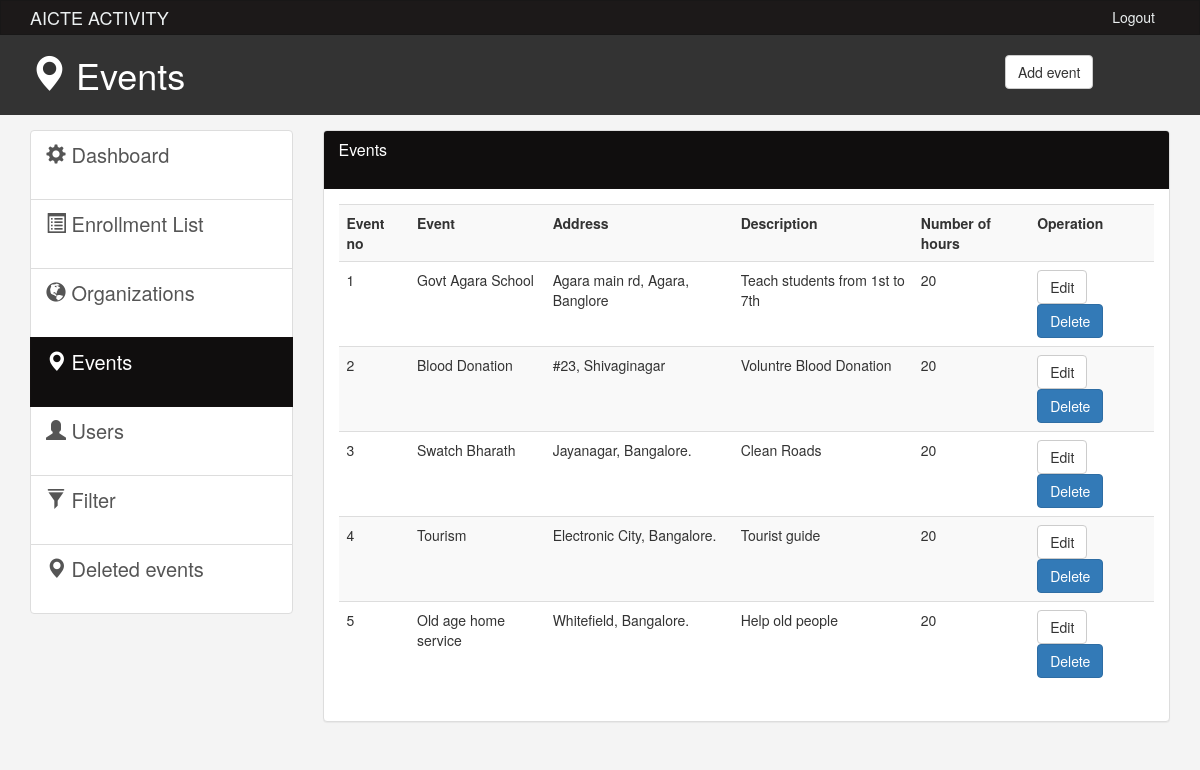
The page /admin/events.php on the database its author committed.
### tables this page shows
CREATE TABLE `event` (
  `id` int(1) NOT NULL,
  `name` varchar(25) NOT NULL,
  `address` varchar(100) NOT NULL,
  `description` varchar(200) NOT NULL,
  `points` int(5) NOT NULL
);

### admin/events.php (the view, shortened to what this page needs)
<!DOCTYPE html>
<html lang="en">
  <head>
    <link href="css/bootstrap.min.css?v=<?php echo time(); ?>" rel="stylesheet">
    <link href="css/style.css?v=<?php echo time(); ?>" rel="stylesheet">
  </head>
  <body>
    <nav class="navbar navbar-default">
      <div class="container">
        <div class="navbar-header">
          <a class="navbar-brand" href="#">AICTE ACTIVITY</a>
        </div>
        <div id="navbar" class="collapse navbar-collapse">
          <ul class="nav navbar-nav navbar-right">
            <li><a href="../login.php">Logout</a></li>
          </ul>
        </div>
      </div>
    </nav>
    <header id="header">
      <div class="container">
        <div class="row">
          <div class="col-md-10">
            <h1><span class="glyphicon glyphicon-map-marker" aria-hidden="true"></span> Events</h1>
            </div>
            <div class="col-md-2">
              <div class="dropdown create">
                <button class="btn btn-default" type="button" data-toggle="modal" data-target="#addPage" >
                  Add event</button>
                </div>
        </div>
      </div>
    </header>
    <section id="main">
      <div class="container">
        <div class="row">
          <div class="col-md-3">
            <div class="list-group">
              <a href="index.php" class="list-group-item ">
                <span class="glyphicon glyphicon-cog" aria-hidden="true"></span> Dashboard
              </a>
              <a href="bookings_list.php" class="list-group-item"><span class="glyphicon glyphicon-list-alt" aria-hidden="true"></span> Enrollment List </a>
              <a href="organizations.php" class="list-group-item"><span class="glyphicon glyphicon-globe" aria-hidden="true"></span> Organizations </a>
              <a href="events.php" class="list-group-item active main-color-bg"><span class="glyphicon glyphicon-map-marker" aria-hidden="true"></span> Events </a>
              <a href="users.php" class="list-group-item"><span class="glyphicon glyphicon-user" aria-hidden="true"></span> Users </a>
              <a href="filter.php" class="list-group-item"><span class="glyphicon glyphicon-filter" aria-hidden="true"></span> Filter </a>
              <a href="event_logs.php" class="list-group-item"><span class="glyphicon glyphicon-map-marker" aria-hidden="true"></span> Deleted events </a>
          </div>
          </div>
          <div class="col-md-9">
            <div class="panel panel-default">
              <div class="panel-heading main-color-bg">
                <h3 class="panel-title">Events</h3><br>
              </div>
              <div class="panel-body">
                <table class="table table-striped table-hover">
                      <tr>
                        <th>Event no</th>
                        <th>Event</th>
                        <th>Address</th>
                        <th>Description</th>
                        <th>Number of hours</th>
                        <th>Operation</th>
                      </tr>
                      <?php  include('../connection.php'); ?>
                      <?php
                       $sql="SELECT * from `event`;";
                       $res = mysqli_query ($data, $sql);
                       $i=1;
                       while($row = mysqli_fetch_array($res)){
                        echo "<tr>";
                        echo "<td>"; echo $i++; echo" </td>";
                        echo "<td>"; echo $row["name"]; echo" </td>";
                        echo "<td>"; echo $row["address"]; echo" </td>";
                        echo "<td>"; echo $row["description"]; echo" </td>";
                        echo "<td>"; echo $row["points"]; echo" </td>";
                        $id =  $row["id"];
                        echo "<td>"; echo "<a class='btn btn-default' href='edit_event.php?id= $id'>Edit</a>
                         <a class='btn btn-primary' href='delete_events.php?id= $id'>Delete</a>"; echo" </td>";
                        echo "</tr>";
                       }
                      ?>
                    </table>
              </div>
              </div>
          </div>
        </div>
      </div>
    </section>
  </body>
</html>

### admin/css/style.css (style rules this page uses)
body { background:#f4f4f4; }
.navbar { min-height: 33px !important; margin-bottom:0; border-radius:0; }
.navbar-nav > li > a, .navbar-brand { padding-top:6px !important; padding-bottom:0 !important; height: 33px; }
.navbar-default { background-color: #1c1919; border-color: #181717; }
.navbar-default .navbar-brand { color: #ecf0f1; }
.navbar-default .navbar-nav > li > a { color: #ecf0f1; }
.navbar-default .navbar-collapse, .navbar-default .navbar-form { border-color: #ecf0f1; }
.main-color-bg { background-color: #100e0e !important; border-color: #131010 !important; color:#ffffff !important; }
#header { background:#333333; color:#ffffff; padding-bottom: 10px; margin-bottom: 15px; }
#header .create { padding-top: 20px; }
.list-group { height: 400px !important; }
a.list-group-item { font-size: 20px !important; }
.list-group-item { height: 70px !important; }

### rows shown on the page
event: name "Govt Agara School", address "Agara main rd, Agara, Banglore", description "Teach students from 1st to 7th", points "20"
event: name "Blood Donation", address "#23, Shivaginagar", description "Voluntre Blood Donation", points "20"
event: name "Swatch Bharath", address "Jayanagar, Bangalore.", description "Clean Roads", points "20"
event: name "Tourism", address "Electronic City, Bangalore.", description "Tourist guide", points "20"
event: name "Old age home service", address "Whitefield, Bangalore.", description "Help old people", points "20"
